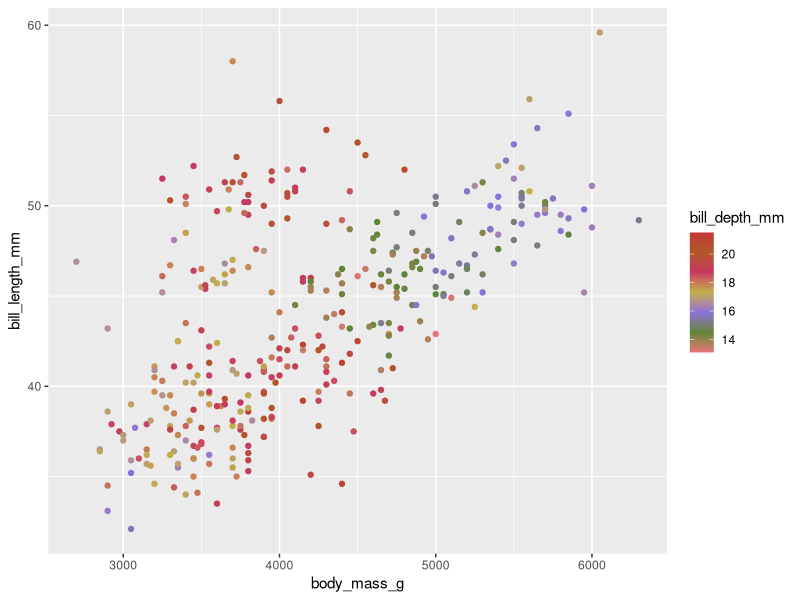

Write R code to recreate this figure. (Note: this script raises an error after producing the figure.)
# Script name
# Author
# Date
rm()

# Libraries ---------------------------------------------------------------

library(tidyverse)
library(ggpubr)
library(RColorBrewer)
library(palmerpenguins)


# Data --------------------------------------------------------------------

# Load the dataset into the local environment
penguins <- penguins


# Example -----------------------------------------------------------------

# continuos viridis colour palette
ggplot(data = penguins,
       aes(x = body_mass_g, y = bill_length_mm)) +
  geom_point(aes(colour = bill_depth_mm))+
  #scale_colour_viridis_c(option = "A")
  #scale_color_distiller(palette = 'Set1')
  scale_colour_gradientn(colours = c('#e87278','#5e8436','#8771de','#c0ae48','#c73762','#b25626','#c33a39'))

# Discrete viridis colour palette
ggplot(data = penguins,
       aes(x = body_mass_g, y = bill_length_mm)) +
  geom_point(aes(colour = as.factor(sex))) +
  #scale_colour_viridis_d(option = "D")
  #scale_colour_brewer(palette = 'Set1')
  scale_color_manual(values = c('#e87278', '#5e8436'),
                     labels = c('female', 'male', 'other'))+
  labels(colour = 'Sex')

ggplot(data = penguins,
       aes(x = body_mass_g, y = bill_length_mm)) +
  geom_point(aes(colour = as.factor(sex))) +
  # How to use custom palette
  scale_colour_manual(values = c('#e87278', '#5e8436'),
                      # How to change the legend text
                      labels = c("female", "male", "other")) + 
  # How to change the legend title
  labs(colour = "Sex") 

# Compare species
ggplot(data = penguins, aes(x = species, y = bill_length_mm)) +
  geom_boxplot(aes(fill = species), show.legend = F) +
  stat_compare_means(method = "anova")


# First create a list of comparisons to feed into our figure
penguins_levels <- levels(penguins$species)
my_comparisons <- list(c(penguins_levels[1], penguins_levels[2]), 
                       c(penguins_levels[2], penguins_levels[3]),
                       c(penguins_levels[1], penguins_levels[3]))

# Then we stack it all together
ggplot(data = penguins, aes(x = species, y = bill_length_mm)) +
  geom_boxplot(aes(fill  = species), colour = "grey40", show.legend = F) +
  stat_compare_means(method = "anova", colour = "grey50",
                     label.x = 1.8, label.y = 32) +
  # Add pairwise comparisons p-value
  stat_compare_means(comparisons = my_comparisons,
                     label.y = c(62, 64, 66)) +
  # Perform t-tests between each group and the overall mean
  stat_compare_means(label = "p.signif", 
                     method = "t.test",
                     ref.group = ".all.") + 
  # Add horizontal line at base mean
  geom_hline(yintercept = mean(penguins$bill_length_mm, na.rm = T), 
             linetype = 2) + 
  labs(y = "Bill length (mm)", x = NULL) +
  theme_bw()
# Exercise 1 --------------------------------------------------------------

# Create your own continuous and discrete colour palettes
# Create and combine two figures, each using a different palette

lm_1 <-
  ggplot(data = penguins,
       aes(x = body_mass_g, y = bill_length_mm)) +
  geom_point(aes(colour = as.factor(species)))+
  scale_colour_manual(values = c('#e87278', '#5e8436', '#8771de'),
                      # How to change the legend text
                      labels = c("Adelie", "Chinstrap", "Gentoo"))+
  labs(x  = 'Body mass (g)', y  = 'Bill length (mm)', colour = 'Species')+
  theme_bw()

lm_2 <-
  ggplot(data = penguins,
       aes(x = bill_depth_mm, y = bill_length_mm)) +
  geom_point(aes(colour = as.factor(sex)))+
  scale_colour_manual(values = c('#c0ae48','#b25626'),
                      # How to change the legend text
                      labels = c("Female", "Male", "other"))+
  labs(x  = 'Bill length (mm)', y  = 'Bill length (mm)', colour = 'Sex')+
  theme_bw()

ggarrange(lm_1, lm_2)

# Exercise 2 --------------------------------------------------------------

# Create two versions of the same figure and combine
# Use a viridis colour palette against a default palette in a way that 
# allows features in the data to be more pronounced

lm_3 <- 
  ggplot(data = penguins,
       aes(x = body_mass_g, y = bill_length_mm)) +
  geom_point(aes(colour = as.factor(species)))+
  scale_colour_manual(values = c('#e87278', '#5e8436', '#8771de'),
                      # How to change the legend text
                      labels = c("Adelie", "Chinstrap", "Gentoo"))+
  labs(x  = 'Body mass (g)', y  = 'Bill length (mm)', colour = 'Species')+
  theme_bw()

lm_4 <- 
  ggplot(data = penguins,
       aes(x = body_mass_g, y = bill_length_mm)) +
  geom_point(aes(colour = as.factor(species)))+
  scale_colour_viridis_d(option = "D")+
  labs(x  = 'Body mass (g)', y  = 'Bill length (mm)', colour = 'Species')+
  theme_bw()

ggarrange(lm_3, lm_4)

# Exercise 3 --------------------------------------------------------------

# Plot and combine t-test and ANOVA stats using sst_NOAA
# See this site for more info on plotting stats:
# http://www.sthda.com/english/articles/24-ggpubr-publication-ready-plots/76-add-p-values-and-significance-levels-to-ggplots/


library(readr)
sst_NOAA <- read_csv("course_material/data/sst_NOAA.csv")
sst_NOAA$site <- as.factor(sst_NOAA$site)

NOAA_levels <- levels(sst_NOAA$site)
my_comparisons <- list(c(NOAA_levels[1], NOAA_levels[2]), 
                       c(NOAA_levels[2], NOAA_levels[3]),
                       c(NOAA_levels[1], NOAA_levels[3]))
ggplot(sst_NOAA,
       aes(x = site, y = temp)) +
  geom_boxplot(aes(fill = as.factor(site)), show.legend = F)+
  stat_compare_means(method = "anova", colour = "grey50",
                     label.x = 1.8, label.y = 32) +
  # Add pairwise comparisons p-value
  stat_compare_means(comparisons = my_comparisons,
                     label.y = c(62, 64, 66)) +
  # Perform t-tests between each group and the overall mean
  stat_compare_means(label = "p.signif", 
                     method = "t.test",
                     ref.group = ".all.") + 
  # Add horizontal line at base mean
  geom_hline(yintercept = mean(sst_NOAA$temp, na.rm = T), 
             linetype = 2) + 
  scale_colour_manual(values = c('#e87278', '#5e8436', '#8771de'),
                      labels = c("Med", "NW_Atl", "WA"))+
  labs(x  = 'Site', y  = 'Temperature (°C)', colour = 'Site')+
  theme_bw()


# BONUS -------------------------------------------------------------------

